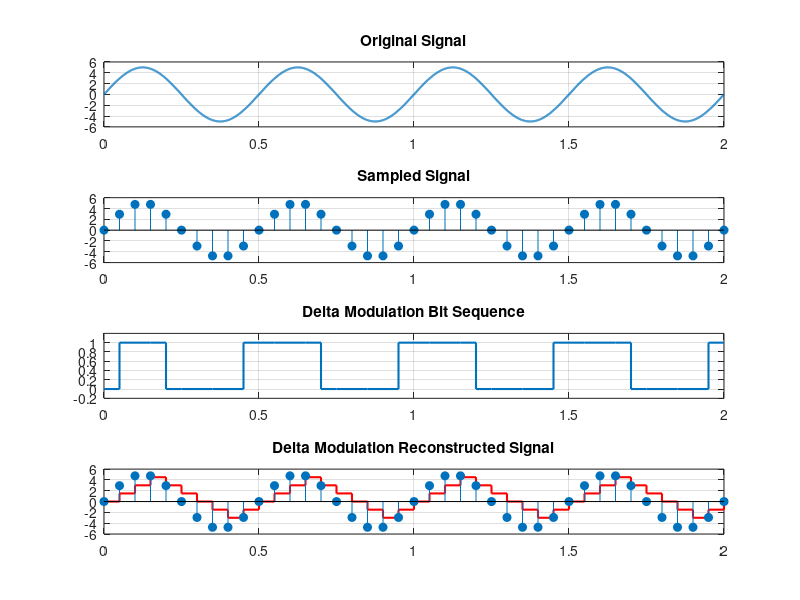

The MATLAB source for this figure:
% Objective: To simulate and implement Delta Modulation (DM) using MATLAB and Simulink.

clc; clear; close all;

% Continuous signal
A = 5; f = 2;
t = 0:0.001:2;
x = A*sin(2*pi*f*t);

% Sampling
Fs = 20;
ts = 0:1/Fs:2;
xs = A*sin(2*pi*f*ts);

% Delta Modulation
delta = 1.5; % Step size
dm = zeros(size(xs));
bits = zeros(size(xs));
dm(1) = 0;

for i = 2:length(xs)
    if xs(i) >= dm(i-1)
        bits(i) = 1;
        dm(i) = dm(i-1) + delta;
    else
        bits(i) = 0;
        dm(i) = dm(i-1) - delta;
    end
end

% Display encoded bits
disp('Sample  Input Value  DM Bit  Reconstructed Value')
for i = 1:length(xs)
    fprintf('%2d\t %8.2f\t %d\t\t %8.2f\n', i, xs(i), bits(i), dm(i));
end

% Plot
figure
subplot(4,1,1); plot(t,x,'LineWidth',1.5); title('Original Signal'); grid on
subplot(4,1,2); stem(ts,xs,'filled'); title('Sampled Signal'); grid on
subplot(4,1,3); stairs(ts,bits,'LineWidth',1.5); ylim([-0.2 1.2])
title('Delta Modulation Bit Sequence'); grid on
subplot(4,1,4); stairs(ts,dm,'r','LineWidth',1.5); hold on
stem(ts,xs,'filled'); title('Delta Modulation Reconstructed Signal'); grid on

% Note: The corresponding Simulink model implements the same Delta
% Modulation scheme using Sign, Gain, Sum and Unit Delay blocks in a
% feedback configuration.
